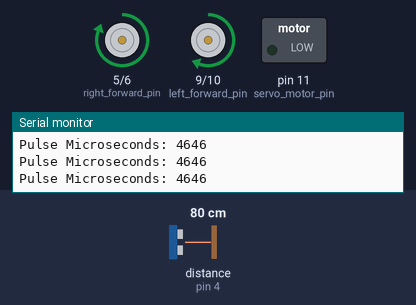
Simulated run of this sketch. Board: Arduino Uno, built with avr-gcc and run on an emulated ATmega328P. Shown: motor-driver pin pairs drawn as motors (green arrow = first pin HIGH = forward, orange = second pin HIGH = backward, longer = more drive), switched loads named in the sketch (green lamp = pin HIGH), the last lines printed to the serial monitor. Wiring (inferred from the names in the program): ultrasonic range finder: trigger pin 3; echo pin 4. The test bench sets the inputs (shaded band); at power-on: distance to the obstacle (sensor on pin 4) 80 cm. The echo pulse lasts 58.3 µs per cm; pins used as bus, display or sensor lines are not drawn.

Above: at 3.2 s.
3.3 s: distance to the obstacle (sensor on pin 4) set to 8 cm
6.3 s: distance to the obstacle (sensor on pin 4) set to 5 cm
At 6.7 s:
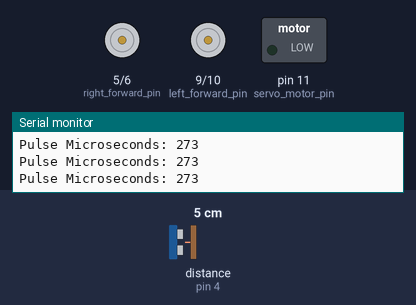
Timing chart, 0 to 9.3 s (numbered marks = the images above; inputs shaded):
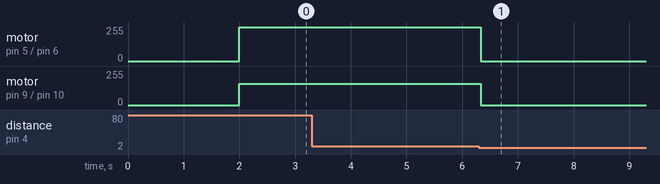

The sketch:

simple_robot_code.ino
```cpp
/* The robot has functions to go forward, backwards, left right.
* It has a supersonic transceiver, that transmits and receives super sonic signals.
* It can stop before it crashes into an obstacle.
*
* The robot consists of
*   - a chassis
*   - motors
*   - a motor controller
*   - an arduino
*   - a super sonic transceiver
*   - Big battery
*   - Many wires connecting everything.
*/

#include <Servo.h> // preprocessor directive. Preprocessor inserts contents of header file into program

Servo my_servo;

byte right_forward_pin = 5;
byte right_reverse_pin = 6;
byte left_forward_pin = 9; // Digital Output pins, with pulse width modulation, that connect to the motor controller.
byte left_reverse_pin = 10;

byte servo_motor_pin = 11;

byte trig = 3; // trigger sonic signal - out
byte echo = 4; // echo detection -> INPUT

void robot_forward(){
  //digitalWrite( right_forward_pin, HIGH );
  //digitalWrite( left_forward_pin, HIGH ); // this code no good. the left motor goes faster than right motor, so it turns.
  analogWrite( right_forward_pin, 255 );
  analogWrite( left_forward_pin, 160  );  // this seems to work.

  digitalWrite( right_reverse_pin, LOW );
  digitalWrite( left_reverse_pin, LOW );
}
void robot_reverse(){
  digitalWrite( right_forward_pin, LOW );
  digitalWrite( right_reverse_pin, HIGH );

  digitalWrite( left_forward_pin, LOW );
  digitalWrite( left_reverse_pin, HIGH );
}
void robot_right(){
  digitalWrite( right_forward_pin, LOW );
  digitalWrite( right_reverse_pin, HIGH );

  digitalWrite( left_forward_pin, HIGH );
  digitalWrite( left_reverse_pin, LOW );
}
void robot_left(){
  digitalWrite( right_forward_pin, HIGH );
  digitalWrite( right_reverse_pin, LOW );

  digitalWrite( left_forward_pin, LOW );
  digitalWrite( left_reverse_pin, HIGH );
}
void robot_stop(){
  digitalWrite( right_forward_pin, LOW );
  digitalWrite( right_reverse_pin, LOW );

  digitalWrite( left_forward_pin, LOW );
  digitalWrite( left_reverse_pin, LOW );
}

unsigned long cm_distance_to_microseconds_duration( int distance = 0 ){
  // An obstacle 15 cm away causes 880 microseconds pulse duration on the supersonic transceiver. 880 / 15 approximately equals 58. // Will use (cm * 58) to get the microseconds duration for the distance argumetn
  return distance * 58; // converts the cm distance to the pulse duration, for an obstacle at that distance.
}

// to do : find out duration of pulse for obstacle 10cm away. Make system for converting supersonic pulse duration, to distance.
void setup(){
  Serial.begin(9600);

  pinMode( left_forward_pin, OUTPUT );
  pinMode( left_reverse_pin, OUTPUT );
  pinMode( right_forward_pin, OUTPUT );
  pinMode( right_reverse_pin, OUTPUT );


  pinMode( servo_motor_pin, OUTPUT ); // I keep forgetting these, then wonder why a thing isn't working

  pinMode( echo, INPUT ); // these 2 for Super sonic transceiver
  pinMode( trig, OUTPUT );


  robot_stop();
  delay(2000);
  robot_forward();


}
void loop(){
  long duration = 0;

  digitalWrite( trig, HIGH );
  delayMicroseconds( 10 );
  digitalWrite( trig, LOW ); // quickly outputs a supersonic signal pulse
  delayMicroseconds(10);

  duration = pulseIn( echo, HIGH ); // reads HIGH voltage pulse on echo pin; returns pulse length in microseconds
      // waits for echo pin to go from LOW to HIGH -> starts timing. waits for HIGH to LOW ->, stops timing
      // halts program while measuring pulse
  Serial.print("Pulse Microseconds: "); Serial.println( duration );
  // The closer an obstacle is to the supersonic sensor, the shorter the pulses.
  unsigned long stop_at_this_distance = cm_distance_to_microseconds_duration( 6 );

  if( duration <= stop_at_this_distance ){ // Once robot is very close to an obstacle, get the robot to turn, until it finds a new good direction.
    robot_stop();
  }
}
```

Measured:
- the behaviour switches between 7 and 6 cm on distance to the obstacle (sensor on pin 4) (found by bisection; images 0 and 1)
- after the input at 6.3 s, motor on pin 5 (right_forward_pin) / pin 6 (right_reverse_pin): forward 255/255 → stopped at once; motor on pin 9 (left_forward_pin) / pin 10 (left_reverse_pin): forward 160/255 → stopped at once
